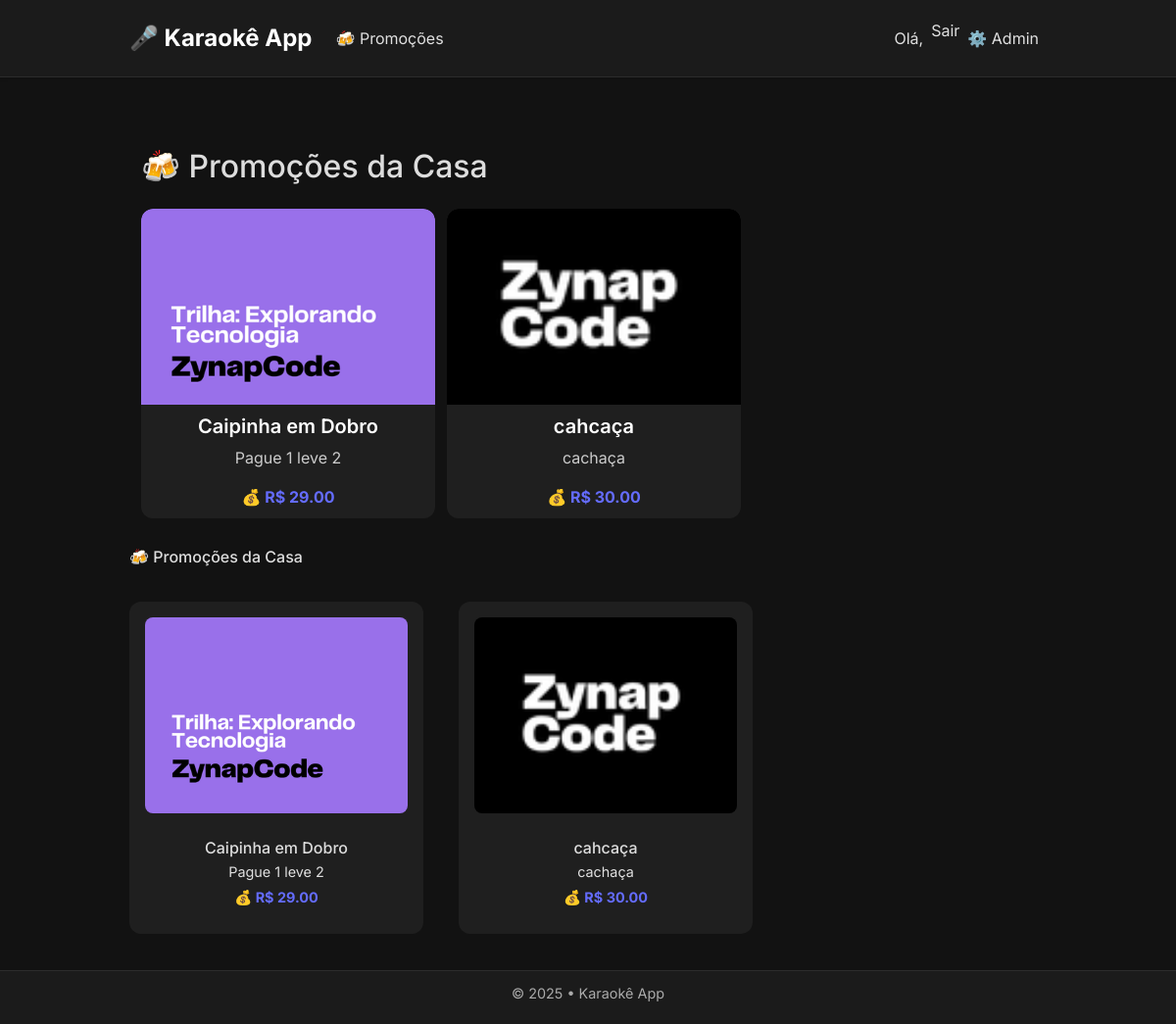
The page /promocoes/ (signed in) on the database its author committed.
### fila_karaoke/models.py (models this page shows, shortened)
class Promocao(models.Model):
    titulo = models.CharField(max_length=200, blank=True, null=True)  # nome da promoção
    imagem = models.ImageField(upload_to='promocoes/')               # foto do combo ou promoção
    descricao = models.TextField(blank=True, null=True)              # texto explicativo da promoção
    valor = models.DecimalField(max_digits=8, decimal_places=2)      # valor do combo ou promoção

### fila_karaoke/views.py (the view)
# urls.py: path('promocoes/', views.promocoes, name='promocoes'),
def promocoes(request):
    promocoes = Promocao.objects.all()
    return render(request, 'promocoes.html', {'promocoes': promocoes})

### fila_karaoke/templates/promocoes.html (shortened to what this page needs)
{% extends "base.html" %}
{% block content %}
<div class="container mt-4">
  <h2 class="mb-4" style="color: #ddd;">🍻 Promoções da Casa</h2>
  <div class="row">
    {% for promo in promocoes %}
      <div class="col-md-4 mb-4">
        <div class="card h-100">
          <img src="{{ promo.imagem.url }}" class="card-img-top" alt="{{ promo.titulo }}">
          <div class="card-body d-flex flex-column">
            <h5 class="card-title">{{ promo.titulo }}</h5>
            <p class="card-text flex-grow-1">{{ promo.descricao }}</p>
            <p class="card-text fw-bold">💰 R$ {{ promo.valor }}</p>
          </div>
        </div>
      </div>
    {% empty %}
      <p style="color: #999; font-style: italic;">Nenhuma promoção cadastrada.</p>
    {% endfor %}
  </div>
</div>
{% endblock %}

### fila_karaoke/templates/base.html (shortened to what this page needs)
<!DOCTYPE html>
<html lang="pt-br">
<head>
    <link href="https://cdn.jsdelivr.net/npm/bootstrap@5.3.3/dist/css/bootstrap.min.css" rel="stylesheet" />
</head>
<body>
    {% include "header.html" %}
    <main class="container py-5 flex-grow-1">
        {% block content %}{% endblock %}
    </main>
    {% if promocoes %}
    <div class="container mb-5">
        <h5 class="mb-3" style="font-size: 1rem;">🍻 Promoções da Casa</h5>
        <div class="promo-cards-container">
            {% for promo in promocoes %}
            <div class="card p-3 d-flex flex-column align-items-center promo-card">
                <img src="{{ promo.imagem.url }}" alt="{{ promo.titulo }}" />
                <div class="card-body">
                    <h6 class="mb-1">{{ promo.titulo }}</h6>
                    <p class="mb-1 text-truncate" style="max-width: 100%;">{{ promo.descricao|truncatechars:50 }}</p>
                    <p class="fw-bold mb-0">💰 R$ {{ promo.valor }}</p>
                </div>
            </div>
            {% endfor %}
        </div>
    </div>
    {% endif %}
    <body>
        <p>..</p>
    </body>
    {% include "footer.html" %}
</body>
</html>

### fila_karaoke/templates/base.html (style rules this page uses)
html, body { height: 100%; margin: 0; background-color: #121212; color: #e0e0e0; font-family: 'Inter', 'Helvetica Neue', Helvetica, Arial, sans-serif; }
body { display: flex; flex-direction: column; min-height: 100vh; padding-bottom: 80px; }
.container { max-width: 100%; }
.card { background-color: #1f1f1f; border: none; color: #e0e0e0; border-radius: 12px; width: 300px; margin-right: 20px; display: flex; flex-direction: column; align-items: center; overflow: hidden; flex-shrink: 0; }
.card img { width: 100%; height: 200px; object-fit: cover; }
.card-body { padding: 10px; text-align: center; }
h5, h6 { color: #ddd; }
.promo-card img { max-width: 100%; border-radius: 8px; }
.promo-card { font-size: 0.9rem; gap: 1rem; }
main { min-height: 60vh; }
.promo-cards-container { display: flex; overflow-x: hidden; gap: 1rem; animation: scroll-cards 15s linear infinite; padding: 20px 0; justify-content: flex-start; }

### fila_karaoke/templates/promocoes.html (style rules this page uses)
.card { background-color: #1f1f1f; border: none; border-radius: 12px; color: #e0e0e0; transition: transform 0.2s ease; }
.card-img-top { border-top-left-radius: 12px; border-top-right-radius: 12px; object-fit: cover; height: 180px; }
.card-title { font-weight: 600; color: #ffffff; }
.card-text { color: #cccccc; }
.fw-bold { color: #646cff; }
.container { max-width: 960px; }

### fila_karaoke/templates/header.html (style rules this page uses)
body { background-color: #121212; font-family: 'Inter', sans-serif; color: #e0e0e0; }

### rows shown on the page
Promocao: imagem (picture), titulo "Caipinha em Dobro", descricao "Pague 1 leve 2", valor "29.00"
Promocao: imagem (picture), titulo "cahcaça", descricao "cachaça", valor "30.00"
